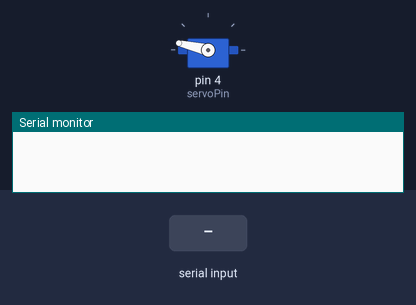
This sketch was run on a simulated Arduino Uno, built with avr-gcc and run on an emulated ATmega328P. On the bench: servo, the last lines printed to the serial monitor. Wiring (inferred from the names in the program): servo: signal pin 4. The test bench sets the inputs (shaded band). Servo pulses on a pin are drawn as a servo (544–2400 µs = 0–180°).

Above: at 1.2 s.
1.3 s: "90,45\n" received over Serial
At 2.6 s:
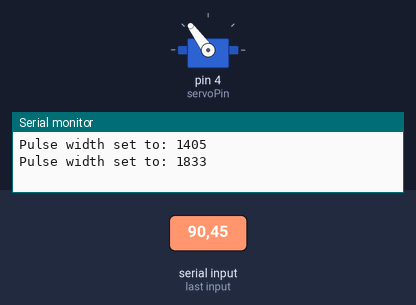
3.8 s: "30,150\n" received over Serial
At 5.8 s:
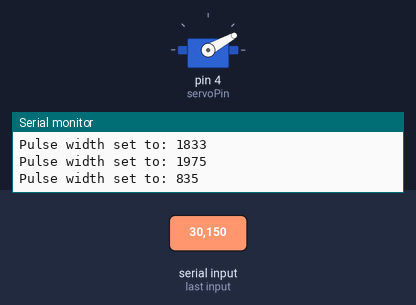
6.3 s: "90\n" received over Serial
At 8.7 s:
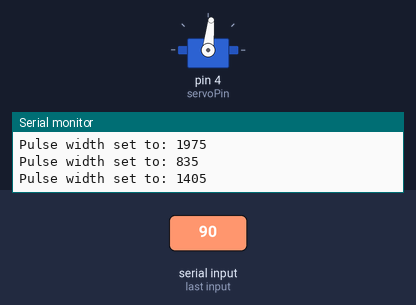
Timing chart, 0 to 10.2 s (numbered marks = the images above; inputs shaded):
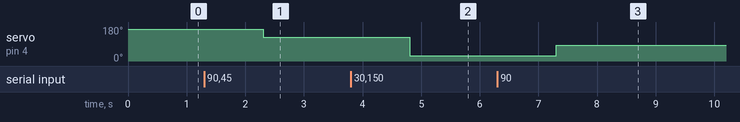

Measured:
- after the input at 1.3 s, servo on pin 4 (servoPin): 167° → 126° after 1.0 s
- after the input at 3.8 s, servo on pin 4 (servoPin): 126° → 29° after 1.0 s
- after the input at 6.3 s, servo on pin 4 (servoPin): 29° → 84° after 1.0 s

The sketch:

No_Library_Servo.ino
```cpp
const int servoPin = 4;

int degree0 = 2260;
int degree180 = 550;

volatile int pulseWidth = degree0;  // In microseconds
volatile bool doPulse = false;

void setup() {
  pinMode(servoPin, OUTPUT);
  Serial.begin(9600);
  setupServoTimer2();
}

void loop() {
  // Handle serial input
  if (Serial.available()) {
    int input = Serial.parseInt();
    if (input >= 1 && input <= 180) {
      noInterrupts();
      int degree = map(input, 0,180,degree0,degree180);
      pulseWidth = degree;
      interrupts();
      Serial.print("Pulse width set to: ");
      Serial.println(pulseWidth);
    }
  }

  // Handle pulse outside interrupt
  if (doPulse) {
    doPulse = false;
    digitalWrite(servoPin, HIGH);
    delayMicroseconds(pulseWidth);  // Accurate pulse
    digitalWrite(servoPin, LOW);
  }
}

// Timer2 triggers every 20ms
void setupServoTimer2() {
  TCCR2A = 0;
  TCCR2B = 0;
  TCNT2 = 0;

  OCR2A = 249;             // 1ms tick (16MHz / 64 / 250)
  TCCR2A |= (1 << WGM21);  // CTC mode
  TCCR2B |= (1 << CS22);   // Prescaler 64
  TIMSK2 |= (1 << OCIE2A); // Enable compare match interrupt
}

ISR(TIMER2_COMPA_vect) {
  static uint8_t msCount = 0;
  msCount++;

  if (msCount >= 20) {
    msCount = 0;
    doPulse = true;  // Trigger the pulse in main loop
  }
}
```
